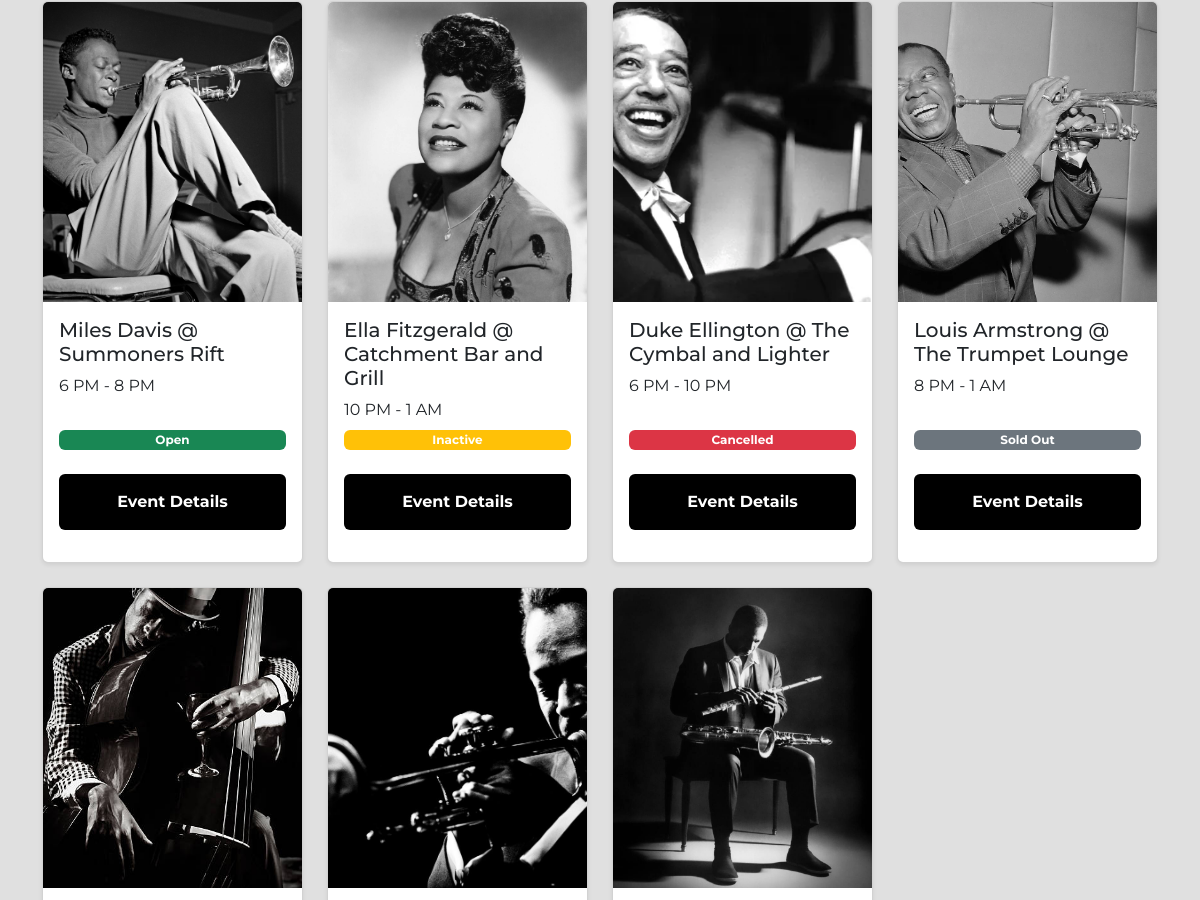
Before: / (middle part) with the older database file.
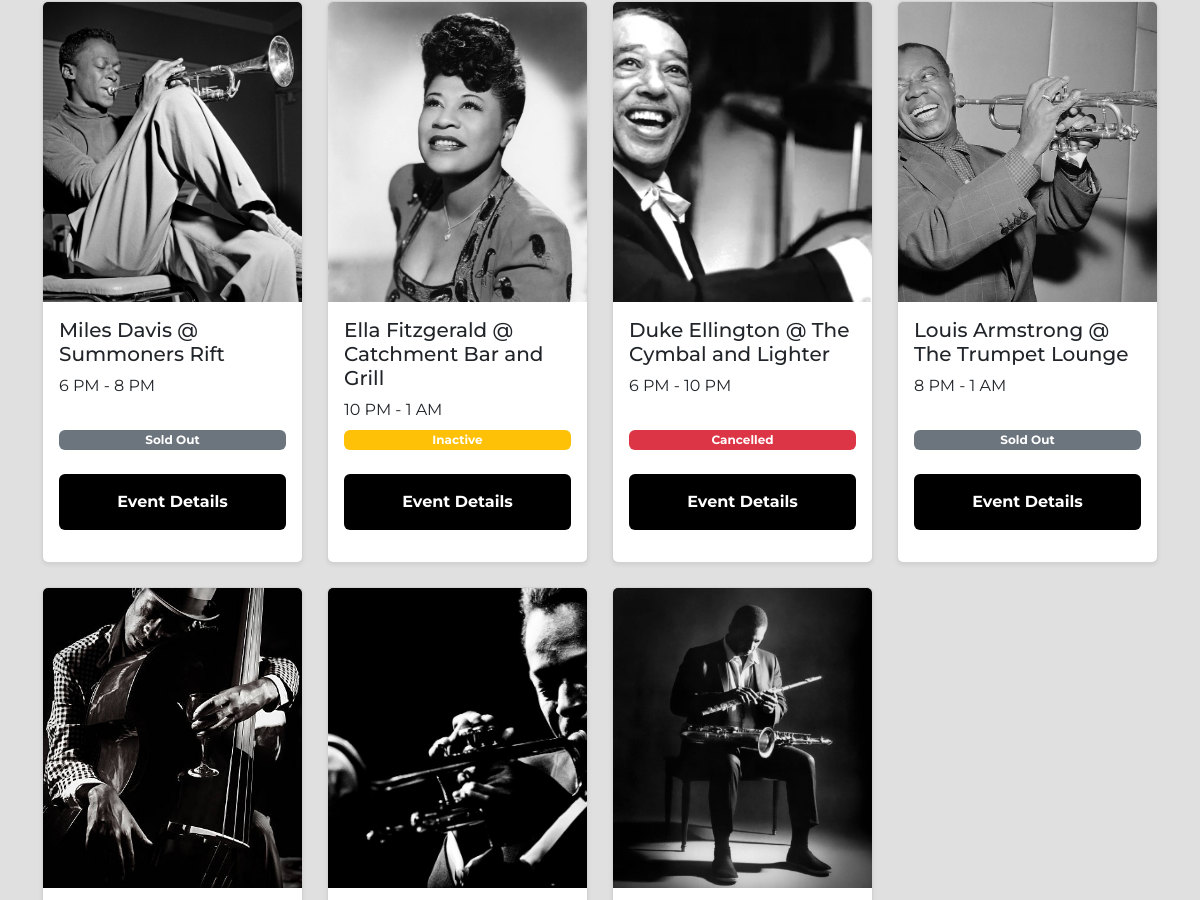
After: the same page with the newer database file.
### music/models.py (models this page shows, shortened)
class Event(db.Model):
    __tablename__ = 'events'
    id = db.Column(db.Integer, primary_key=True)  # Primary key for each event
    title = db.Column(db.String(80))  # Title of the event
    date = db.Column(db.String(80))  # Date of the event
    time = db.Column(db.String(80))  # Time of the event
    location = db.Column(db.String(100))  # Location of the event
    event_description = db.Column(db.String(200))  # Description of the event
    event_type = db.Column(db.String(20))  # Type of event (e.g., concert, festival)
    image = db.Column(db.String(400))  # Image URL or path for the event
    tickets_remaining = db.Column(db.Integer)  # Number of tickets remaining for the event
    status = db.Column(db.String(20))  # Status of the event (e.g., Open, Sold Out, Cancelled)
    ticket_price = db.Column(db.Integer)  # Price per ticket for the event
    organizer_id = db.Column(db.Integer, db.ForeignKey('users.id'))  # ID of the user who organized the event
    comments = db.relationship('Comment', backref='event')  # Relationship to comments on the event
    booking_history = db.relationship('PurchasedTicket', backref='event')  # Relationship to purchased tickets for the event

### music/views.py (the view)
@mainbp.route('/')
def index():
    events = db.session.scalars(db.select(Event)).all()
    return render_template('index.html', events=events)

### music/templates/index.html (shortened to what this page needs)
{% extends 'base.html' %}
{% block content %}
<main class="container my-5">
  <div class="row gy-4">
    {% for event in events %}
    <div class="col-12 col-md-6 col-lg-3">
      <div class="card h-100 shadow-sm">
        <img
          src="{{event.image}}"
          class="card-img-top img-fluid"
          alt="Event Image"
          style="height: 300px; object-fit: cover"
        />
        <div class="card-body d-flex flex-column">
          <h5 class="card-title mb-2">{{event.title}}</h5>
          <p class="card-text mb-auto">{{event.time}}</p>
          {% if event.status == 'Cancelled' %}
            <span class="badge bg-danger mt-2 mb-2">{{event.status}}</span>
          {% elif event.status == 'Inactive' %}
            <span class="badge bg-warning mt-2 mb-2">{{event.status}}</span>
          {% elif event.status == 'Open' %}
            <span class="badge bg-success mt-2 mb-2">{{event.status}}</span>
          {% elif event.tickets_remaining == '0' or event.status == 'Sold Out' %}
            <span class="badge bg-secondary mt-2 mb-2">{{event.status}}</span>
          {% endif %}
          <a href="{{url_for('event.show', id=event.id)}}" class="btn btn-dark mt-3">
            Event Details
          </a>
        </div>
      </div>
    </div>
    {% endfor %}
  </div>
</main>
{% endblock %}

Changed rows visible on the page:
changed Event "Miles Davis @ Summoners Rift": status "Open" → "Sold Out"
